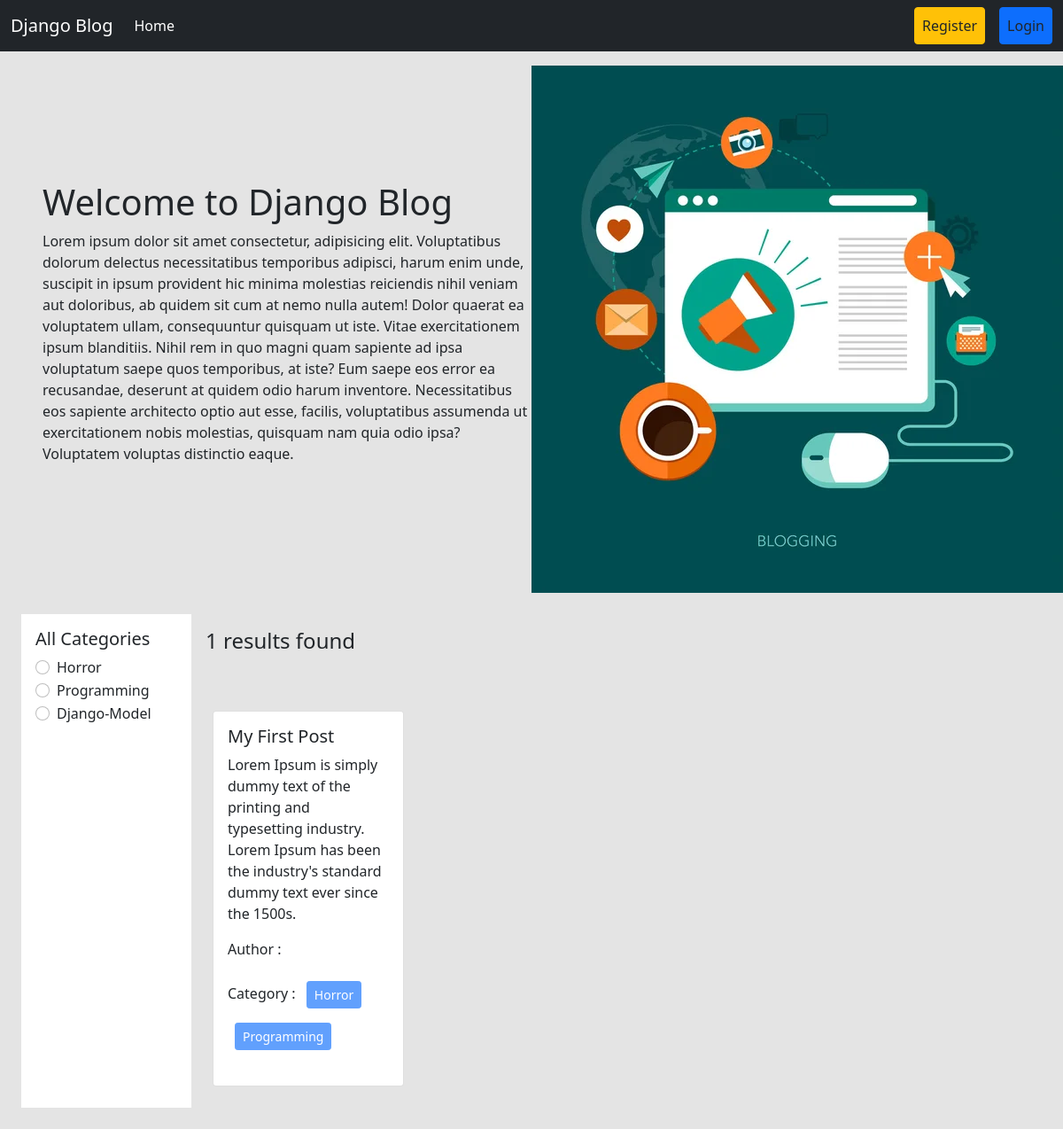
The page /category/horror/ on the database its author committed.
### categories/models.py (models this page shows, shortened)
class Category(models.Model):
    name = models.CharField(max_length=100)
    slug = models.SlugField(max_length=100,unique=True, null=True, blank=True)

### posts/models.py (models this page shows, shortened)
class Post(models.Model):
    title = models.CharField(max_length=50)
    content = models.TextField()
    category = models.ManyToManyField(Category) # ekta post multiple categorir moddhe thakte pare abar ekta categorir moddhe multiple post thakte pare
    author = models.ForeignKey(User, on_delete=models.CASCADE)

### blog_project/views.py (the view)
# urls.py: path('', views.home, name='homepage'),
def home(request, category_slug = None): # initially dhore nicchi je category_slug None thakbe karon hocche user first time home page e asle se normal page dekhbe, se filter korte chaile category te click korlei sei category er slug ta capture korbo ar seta tokhn ar None thakbe na
    data = Post.objects.all() # sob post gula ke niye aslam
    if category_slug is not None: # ekhn category slug jodi None na hoy tar mane sekhane value ache
        category = Category.objects.get(slug = category_slug) # slug je field model e likhechilam seta = amader category slug kore dilam taile ekhn kon category er slug sei category object peye jabo
        data = Post.objects.filter(category  = category) # post er category te category object bosiye filter korlam, ager data er sathe overright hoye jabe
    categories = Category.objects.all() # sob category dekhabo
    return render(request, 'home.html', {'data' : data, 'category' : categories})

### templates/home.html
{% extends 'base.html' %}
{% load static %}
{% block content %}
<div class="d-flex flex-wrap px-5 pt-3 align-items-center">
  <div class="col-6">
    <h1>Welcome to Django Blog</h1>
    <p>Lorem ipsum dolor sit amet consectetur, adipisicing elit. Voluptatibus dolorum delectus necessitatibus temporibus adipisci, harum enim unde, suscipit in ipsum provident hic minima molestias reiciendis nihil veniam aut doloribus, ab quidem sit cum at nemo nulla autem! Dolor quaerat ea voluptatem ullam, consequuntur quisquam ut iste. Vitae exercitationem ipsum blanditiis. Nihil rem in quo magni quam sapiente ad ipsa voluptatum saepe quos temporibus, at iste? Eum saepe eos error ea recusandae, deserunt at quidem odio harum inventore. Necessitatibus eos sapiente architecto optio aut esse, facilis, voluptatibus assumenda ut exercitationem nobis molestias, quisquam nam quia odio ipsa? Voluptatem voluptas distinctio eaque.</p>
  </div>
  <div class="col-6">
<img src="{% static 'header.jpg' %}" />
  </div>
</div>
<div class="d-flex flex-wrap p-4">
  <div class="col-2 bg-white p-3" >
    <h5>All Categories</h5>
    {% for cat in category %}
    <div class="form-check">
      <input
        class="form-check-input"
        type="radio"
        name="category"
        id="{{cat.id}}"
      />
      <label class="form-check-label" for="{{cat.id}}">
        <a href="{% url 'category_wise_post' cat.slug %}" class="text-decoration-none text-dark" >{{cat.name}}</a>
      </label>
    </div>
    {% endfor %}
  </div>
  <div class="col-10 p-3">
    <h4>{{data | length}} results found</h4>
    <div class="d-flex flex-wrap pt-5">
      {% for post in data %}
      <div class="col-sm-3">
        <div class="card m-2">
          <div class="card-body">
            <h5 class="card-title">{{post.title}}</h5>
            <p class="card-text">{{post.content}}</p>
            <p>Author : {{post.author.first_name}} {{post.author.last_name}}</p>
            <p>
              Category : {% for cat in post.category.all %}
              <button class="btn btn-primary btn-sm m-2" disabled>
                {{cat.name}}
              </button>
              {% endfor %}
            </p>
          </div>
        </div>
      </div>
      {% endfor %}
    </div>
  </div>
</div>
{% endblock %}

### rows shown on the page
Category: name "Horror"
Category: name "Programming"
Category: name "Django-Model"
Post: title "My First Post", content "Lorem Ipsum is simply dummy text of the printing and typesetting industry. Lorem Ipsum has been the industry's standard dummy text ever since the 1500s."

### other values the page prints
{{ data | length }} "1"
